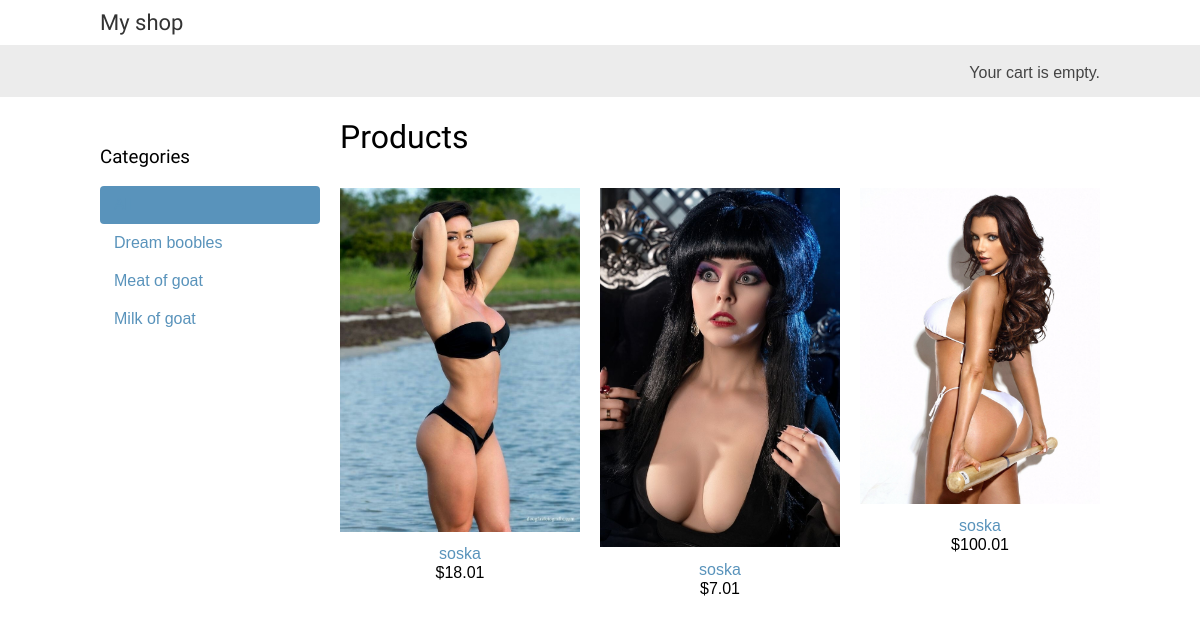
The app's page /, older data.
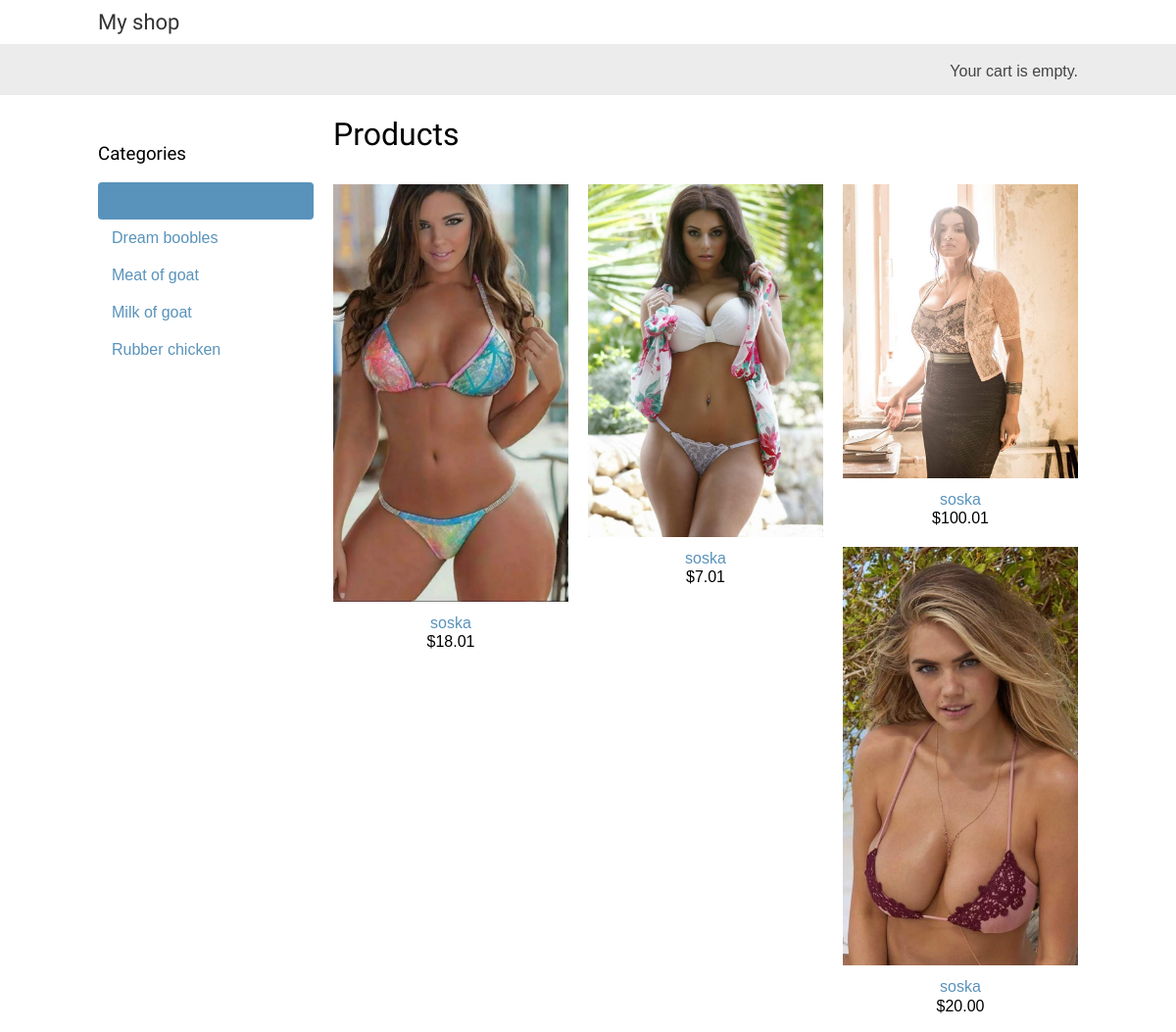
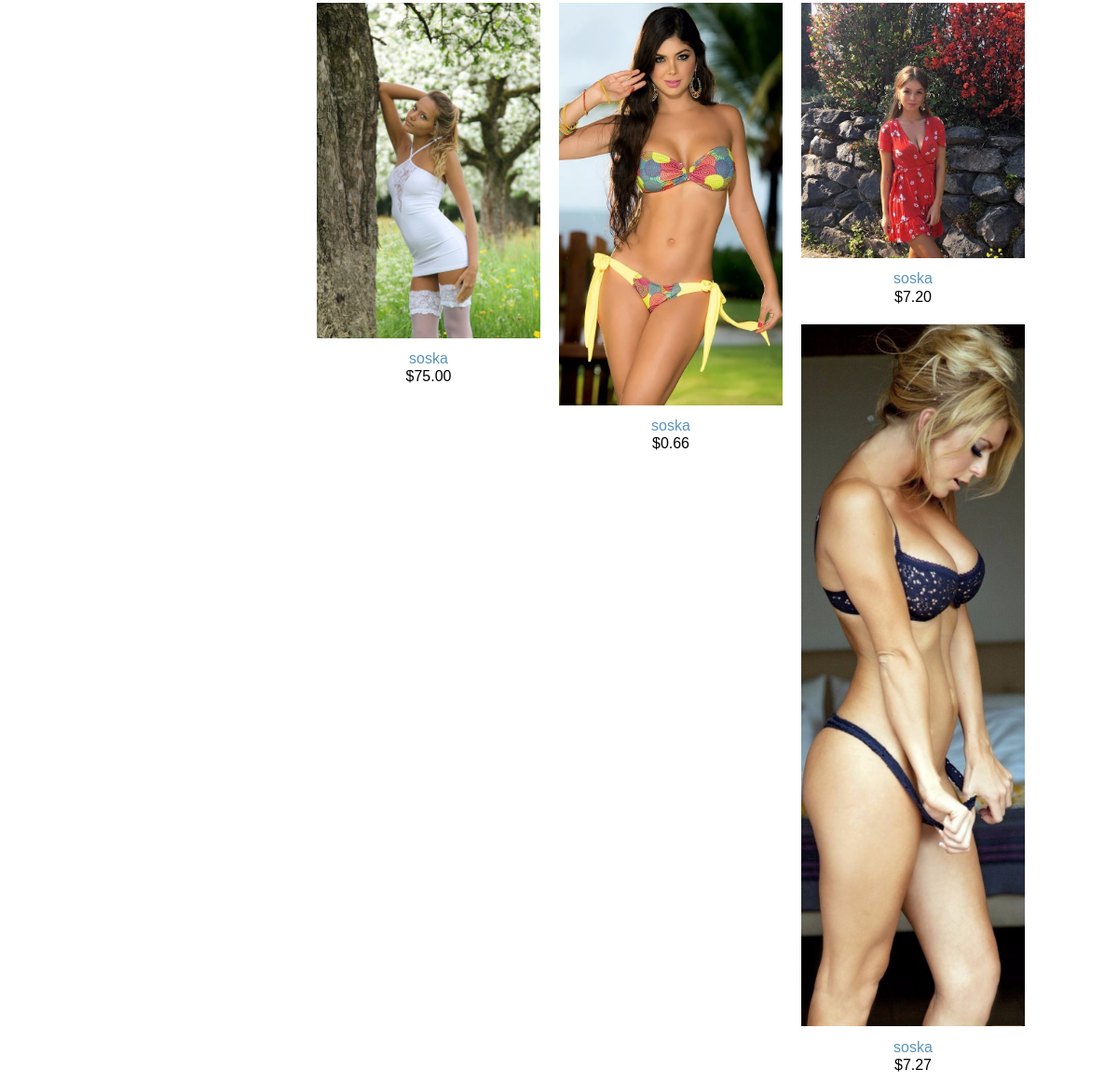
The same page, newer data (2 pictures, top to bottom).
### shop/models.py (models this page shows, shortened)
class Category(models.Model):
    name = models.CharField(max_length=200, default='soska', db_index=True)
    slug = models.SlugField(max_length=200, default='soska', unique=True)
    class Meta:
        ordering = ('name',)
        verbose_name = 'category'
        verbose_name_plural = 'categories'
    def get_absolute_url(self):
        return reverse('shop:product_list_by_category', args=[self.slug])

class Product(models.Model):
    category = models.ForeignKey(Category,
                                 related_name='products',
                                 on_delete=models.CASCADE)
    name = models.CharField(max_length=200, default='soska', db_index=True)
    slug = models.SlugField(max_length=200, default='soska', db_index=True)
    image = models.ImageField(upload_to='products/%Y/%m/%d', blank=True)
    description = models.TextField(blank=True)
    price = models.DecimalField(max_digits=10, decimal_places=2)
    available = models.BooleanField(default=True)
    created = models.DateTimeField(auto_now_add=True)
    updated = models.DateTimeField(auto_now=True)
    class Meta:
        ordering = ('name',)
        index_together = (('id','slug'),)
    def get_absolute_url(self):
        return reverse('shop:product_detail', args=[self.id, self.slug])

### shop/views.py (the view)
# urls.py: path('', views.product_list, name='product_list'),
def product_list(request, category_slug=None):
    category = None
    categories = Category.objects.all()
    products = Product.objects.filter(available=True)
    if category_slug:
        category = get_object_or_404(Category,
                                     slug=category_slug)
        products = products.filter(category=category)
    return render(request,
                  'shop/product/list.html',
                  {'category': category,
                   'categories': categories,
                   'products': products})

### cart/cart.py (called while the page is built)
    def __len__(self):
        return sum (item['quantity'] for item in self.cart.values())

### cart/context_processors.py (called while the page is built)
def cart(request):
    return {'cart': Cart(request)}

### shop/templates/shop/product/list.html (shortened to what this page needs)
{% extends "shop/base.html" %}
{% load static %}
{% block content %}
  <div id="sidebar">
    <h3>Categories</h3>
    <ul>
      <li {% if not category %}class="selected"{% endif %}>
        <a href="{% url "shop:product_list" %}">All</a>
      </li>
      {% for c in categories %}
        <li {% if category.slug == c.slug %}class="selected" {% endif %}>
          <a href="{{ c.get_absolute_url }}">{{ c.name }}</a>
	</li>
      {% endfor %}
    </ul>
  </div>
  <div id="main" class="product-list">
    <h1>{% if category %}{{ category.name }}{% else %}Products{% endif %}</h1>
    {% for product in products %}
      <div class="item">
        <a href="{{ product.get_absolute_url }}">
          <img src="{% if product.image %}{{ product.image.url }}{% else %}{% static "img/no_image.png" %}{% endif %}">
	</a>
	<a href="{{ product.get_absolute_url }}">{{ product.name }}</a><br>
	${{ product.price }}
      </div>
    {% endfor %}
  </div>
{% endblock %}

Row changes from the older to the newer data that the page shows:
added Category: name "Rubber chicken"
changed Product (number 1 of 8 on the later page): image: a different picture
changed Product (number 2 of 8 on the later page): image: a different picture
changed Product (number 3 of 8 on the later page): image: a different picture
added Product: image (picture), name "soska", price "20.00"
added Product: image (picture), name "soska", price "75.00"
added Product: image (picture), name "soska", price "0.66"
added Product: image (picture), name "soska", price "7.20"
added Product: image (picture), name "soska", price "7.27"
